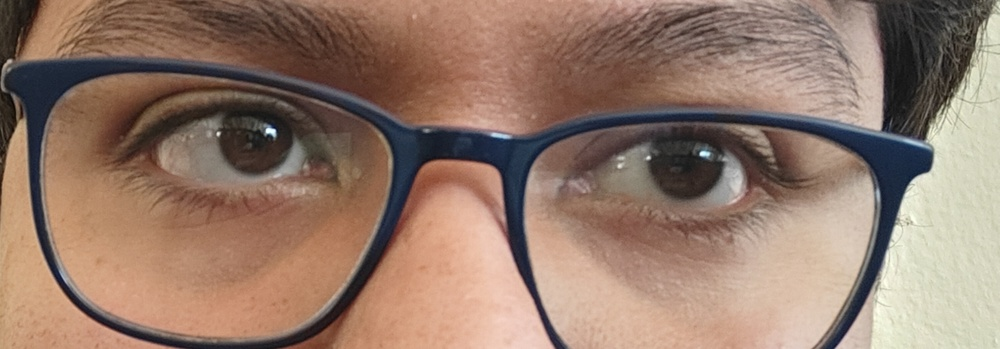
#> input picture ojos.jpg, 1000 x 349 px, shrunk from 1876 x 654 before the run
$ python datalogger_1.py
#> lines starting #> are read from the running program, lines starting #| are printed output that depends on the picture
#importamos librerias
import cv2
import matplotlib.pylab as plt
import numpy as np
#Importamos la imagen del drone en color
dronecolor=cv2.imread("ojos.jpg")
#> dronecolor is the input picture: shape (349, 1000, 3); mean B, G, R 106.7, 121.8, 148.3
img=cv2.cvtColor(dronecolor,cv2.COLOR_BGR2RGB)
B,G,R=cv2.split(img)
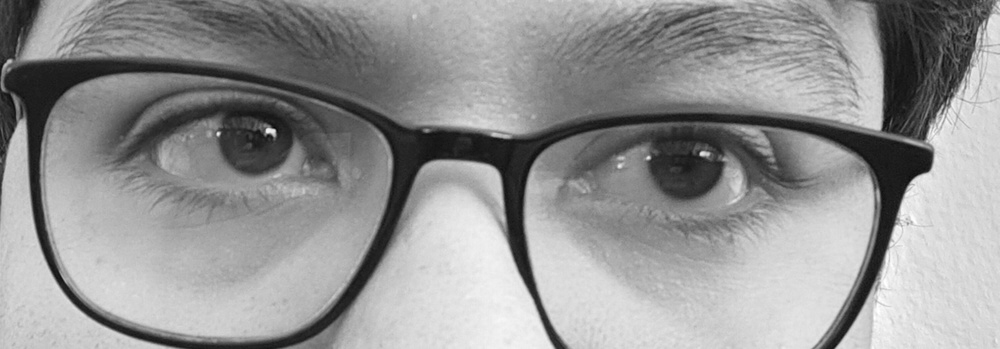
#> B: shape (349, 1000); min 5, max 255, mean 148.3
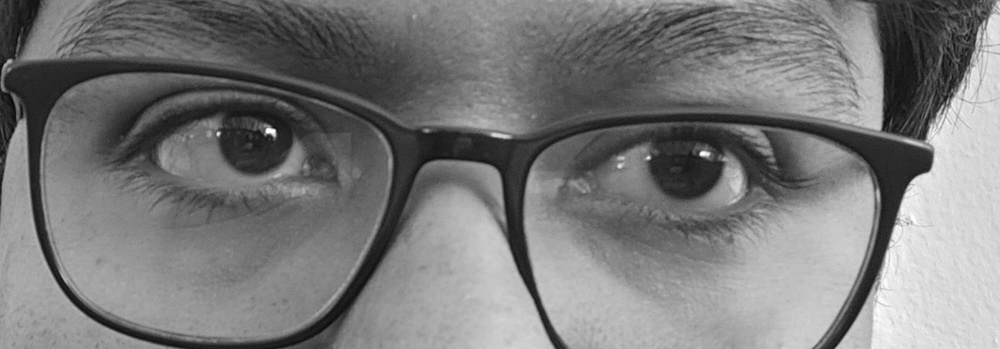
#> G: shape (349, 1000); min 2, max 255, mean 121.8
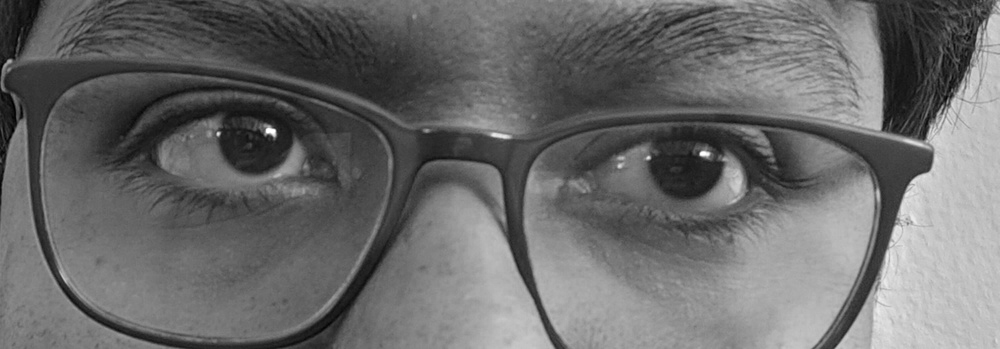
#> R: shape (349, 1000); min 0, max 255, mean 106.7
b_1 = np.savetxt('B.txt', B, delimiter =', ')
G_1 = np.savetxt('G.txt', G, delimiter =', ')
R_1 = np.savetxt('R.txt', R, delimiter =', ')
R = img[: , : , 0]
G = img[: , : , 1]
B = img[: , : , 2]
G[:,:]=180
#> G: shape (349, 1000); every value is 180
img[:,:,0]=G
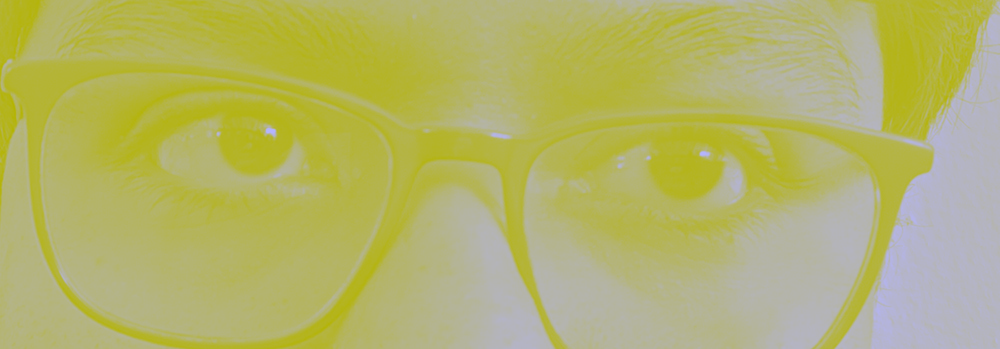
#> img: shape (349, 1000, 3); mean R, G, B 180, 180, 106.7

B[:,:]=35
#> B: shape (349, 1000); every value is 35
img[:,:,0]=B
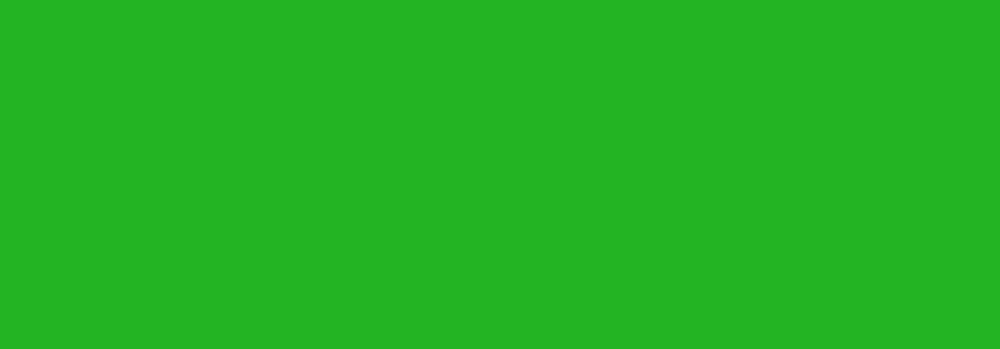
#> img: shape (349, 1000, 3); mean R, G, B 35, 180, 35

B[:,:]=180
img[:,:,0]=B
#> img: shape (349, 1000, 3); every value is 180
RGB=cv2.merge((R,G,B))
cv2.waitKey(0)

$ run again, with abuelo.jpg copied over ojos.jpg
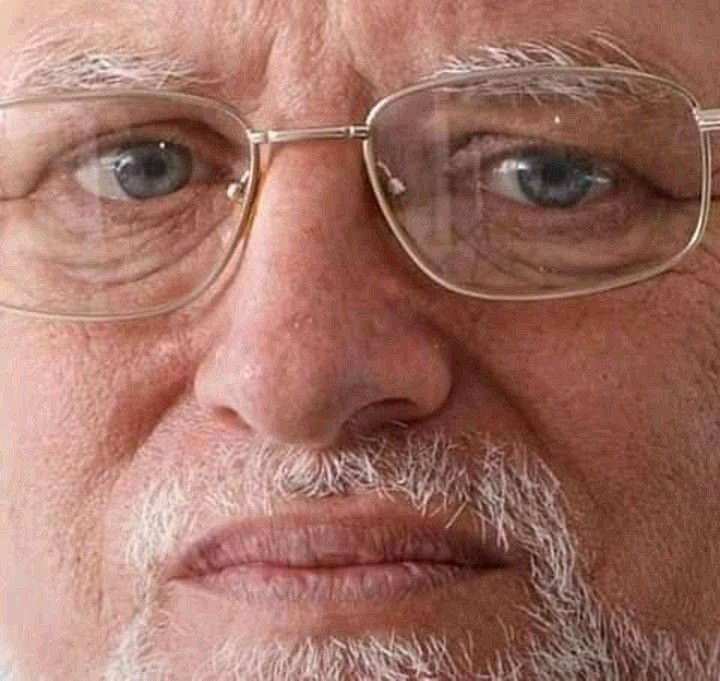
#> input picture abuelo.jpg, 720 x 681 px
#> dronecolor is the input picture: shape (681, 720, 3); mean B, G, R 100.7, 112.6, 160.3
#> `B,G,R=cv2.split(img)`:
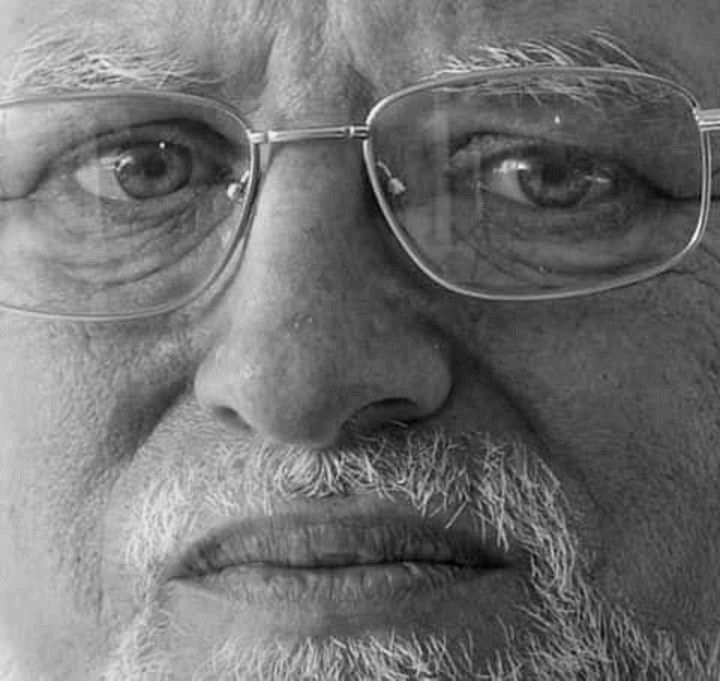
#> G: shape (681, 720); min 0, max 246, mean 112.6
#> `img[:,:,0]=G`:
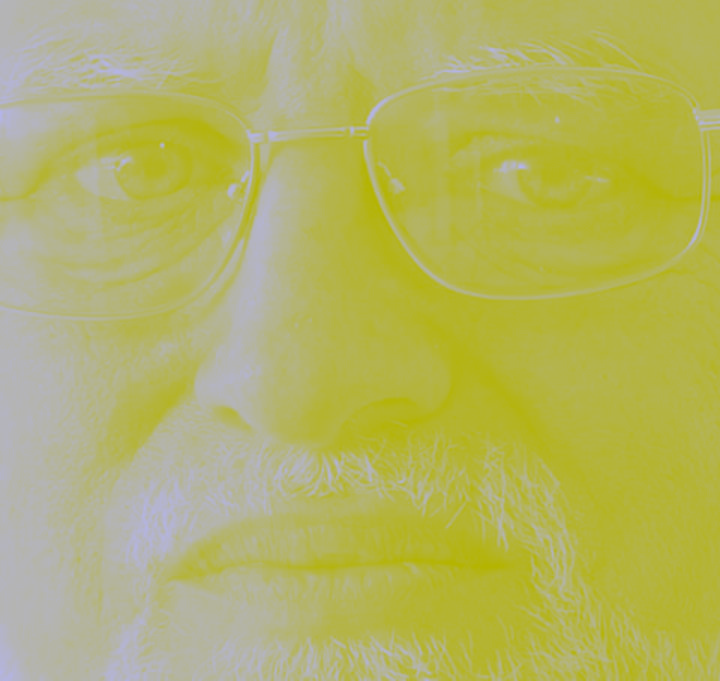
#> img: shape (681, 720, 3); mean R, G, B 180, 180, 100.7
